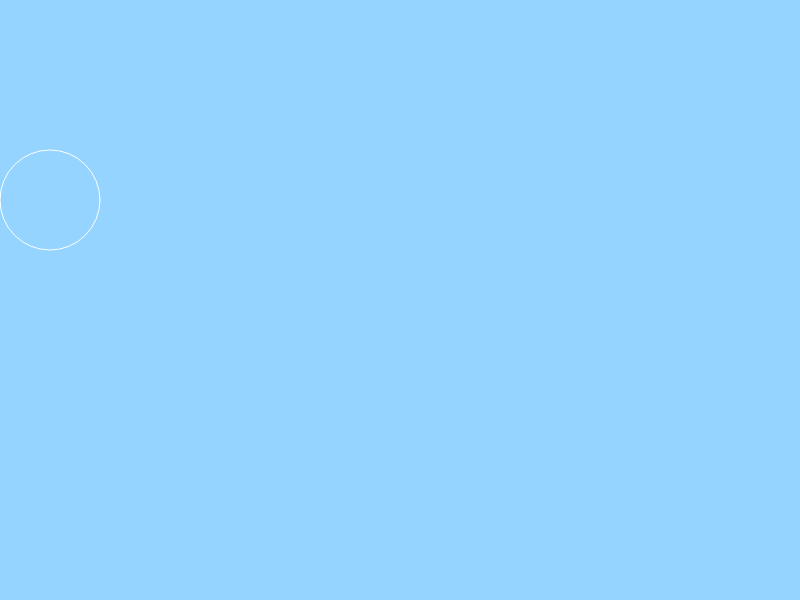
Frame 1 (no input)
Frame 60 (no input): identical to frame 1, image omitted
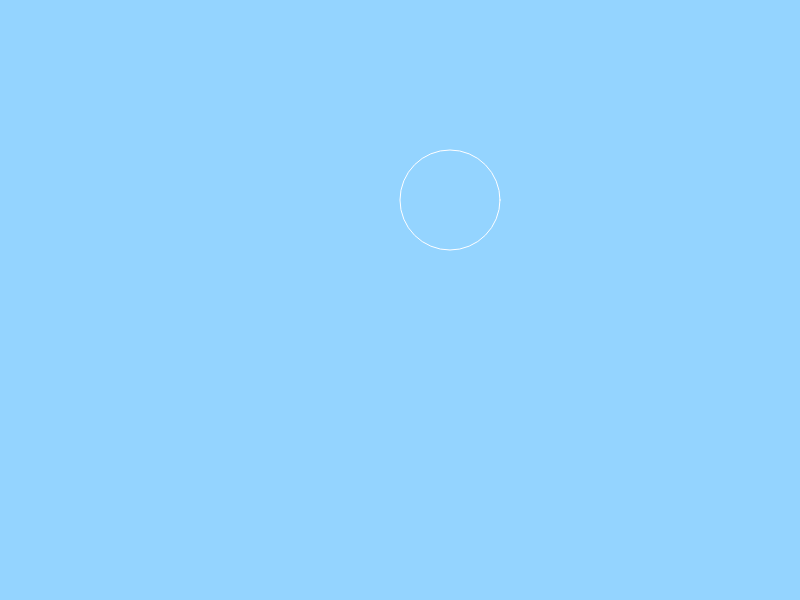
Frame 120 (the mouse pressed at the canvas centre since frame 60)

The p5.js sketch that drew these frames (run headless with seeded random() and noise() and a simulated clock; from frame 60 on, the mouse is pressed at the canvas centre):

// p5.js sketch
// ── sketch.js
function setup()
 {
  createCanvas(800, 600);
  noFill();
  stroke(255);
}

  function draw()
{
  background(148,212,255);
if (mouseX < 100) {
  ellipse(50, 200, 100, 100);
} else if (mouseX < 200){
  ellipse(150, 200, 100, 100);
} else if (mouseX < 300){
  ellipse(250, 200, 100, 100);
} else if (mouseX < 400){
  ellipse(350, 200, 100, 100);
} else if (mouseX < 500){
  ellipse(450, 200, 100, 100);
} else {
  ellipse(550, 200, 100, 100);
}
}
